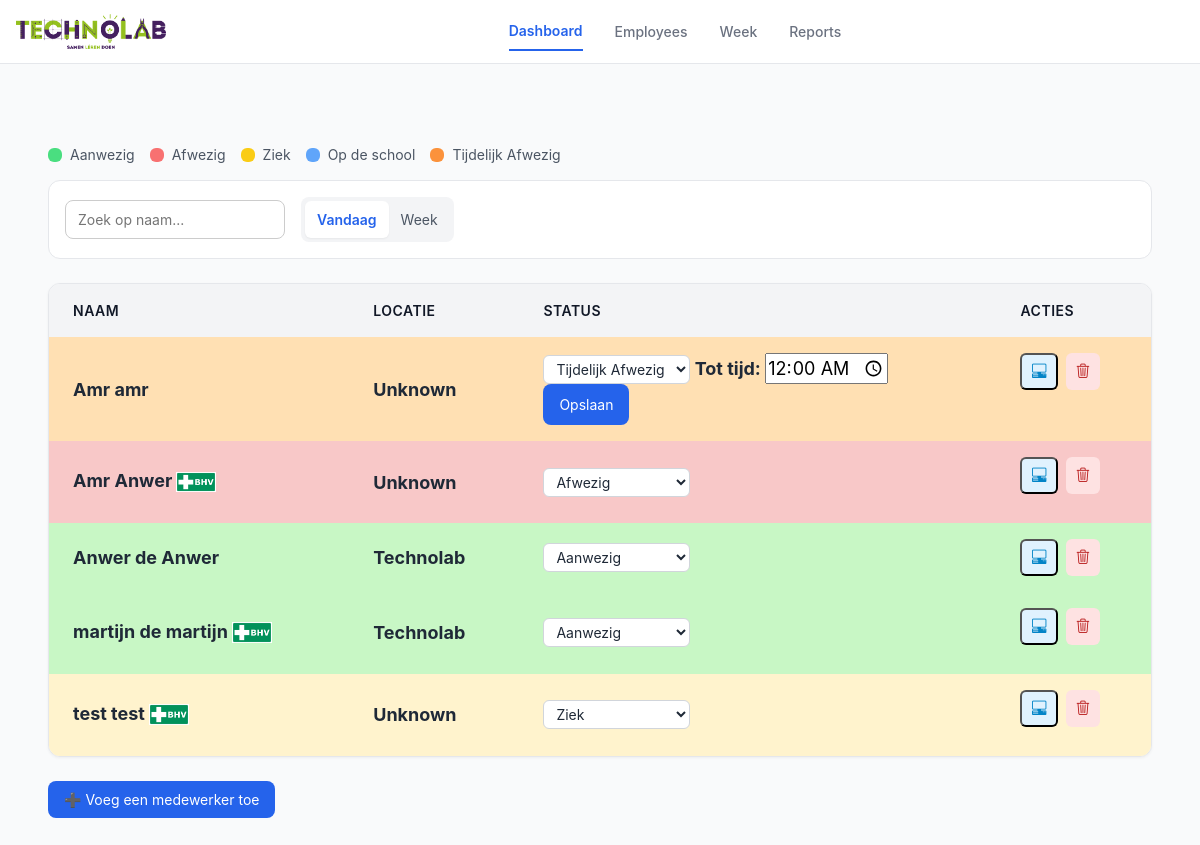
The app's page /dagplanning.php with its own data.
### tables this page shows
CREATE TABLE `werknemers` (
  `id` int(11) NOT NULL,
  `voornaam` varchar(50) NOT NULL,
  `tussenvoegsel` varchar(20) DEFAULT NULL,
  `achternaam` varchar(50) NOT NULL,
  `email` varchar(100) NOT NULL,
  `werkdag_ma` tinyint(1) DEFAULT 0,
  `werkdag_di` tinyint(1) DEFAULT 0,
  `werkdag_wo` tinyint(1) DEFAULT 0,
  `werkdag_do` tinyint(1) DEFAULT 0,
  `werkdag_vr` tinyint(1) DEFAULT 0,
  `sector` varchar(50) NOT NULL,
  `BHV` tinyint(1) DEFAULT 0,
  `status` enum('Ziek','Aanwezig','Op de school','Afwezig','Eefetjes Afwezig') DEFAULT 'Aanwezig',
  `status_ma` enum('Aanwezig','Afwezig','Ziek','Op de school','Eefetjes Afwezig') DEFAULT 'Afwezig',
  `status_di` enum('Aanwezig','Afwezig','Ziek','Op de school','Eefetjes Afwezig') DEFAULT 'Afwezig',
  `status_wo` enum('Aanwezig','Afwezig','Ziek','Op de school','Eefetjes Afwezig') DEFAULT 'Afwezig',
  `status_do` enum('Aanwezig','Afwezig','Ziek','Op de school','Eefetjes Afwezig') DEFAULT 'Afwezig',
  `status_vr` enum('Aanwezig','Afwezig','Ziek','Op de school','Eefetjes Afwezig') DEFAULT 'Afwezig',
  `tijdelijk_tot` datetime DEFAULT NULL
);

### dagplanning.php (the view, shortened to what this page needs)
<?php
try {
    $db = new PDO("mysql:host=localhost;dbname=technolab-dashboard", "root", "");
    $db->setAttribute(PDO::ATTR_ERRMODE, PDO::ERRMODE_EXCEPTION);
} catch (PDOException $e) {
    die("Fout!: " . $e->getMessage());
}
$today = date('N');
if ($today >= 1 && $today <= 5) {
    $db->exec("UPDATE werknemers SET status = 'Afwezig'
               WHERE status NOT IN ('Ziek','Eefetjes Afwezig','Op de school')");
}
$stmt = $db->query("SELECT id, voornaam, tussenvoegsel, achternaam, status, BHV, tijdelijk_tot
                    FROM werknemers
                    ORDER BY achternaam ASC, voornaam ASC");
$werknemers = $stmt->fetchAll(PDO::FETCH_ASSOC);
?>
<!DOCTYPE html>
<html lang="nl">
<head>
<link href="https://cdn.jsdelivr.net/npm/bootstrap@5.3.8/dist/css/bootstrap.min.css" rel="stylesheet">
<link rel="stylesheet" href="https://cdn.jsdelivr.net/npm/bootstrap-icons@1.13.1/font/bootstrap-icons.min.css">
<link href="css/dagplanning.css" rel="stylesheet"/>
    <link href="css/nav.css" rel="stylesheet"/>
</head>
<body>
<header class="header">
    <section class="logo-container">
        <a href="#" class="logo-link">
            <img src="image/technolab.png" alt="Technolab Logo" class="logo-icone">
        </a>
    </section>
    <nav class="nav" aria-label="Main Navigation">
        <a href="dagplanning.php" class="active">Dashboard</a>
        <a href="employees.php">Employees</a>
        <a href="week.php">Week</a>
        <a href="#">Reports</a>
    </nav>
</header>
    <main class="main">
        <div class="legend" style="display: flex; gap: 15px; margin: 15px 0;">
          <div><span class="dot status-aanwezig"></span> Aanwezig</div>
          <div><span class="dot status-afwezig"></span> Afwezig</div>
          <div><span class="dot status-ziek"></span> Ziek</div>
          <div><span class="dot status-opdeschool"></span> Op de school</div>
          <div><span class="dot status-eefetjes"></span> Tijdelijk Afwezig</div>
        </div>
        <div class="toolbar">
            <div class="toolbar-left">
                <div class="search-input">
                    <input type="text" id="search" placeholder="Zoek op naam...">
                </div>
                <div class="toggle-group">
                    <button class="toggle active">Vandaag</button>
                    <a href="week.php"><button class="toggle">Week</button></a>
                </div>
            </div>
        </div>
        <div class="table-container">
            <table>
                <thead>
                    <tr>
                        <th>Naam</th>
                        <th>Locatie</th>
                        <th>Status</th>
                        <th>Acties</th>
                    </tr>
                </thead>
                <tbody>
                <?php foreach($werknemers as $w):
                    $statusClass = match($w['status']){
                        'Aanwezig' => 'status-aanwezig',
                        'Afwezig' => 'status-afwezig',
                        'Ziek' => 'status-ziek',
                        'Op de school' => 'status-opdeschool',
                        'Eefetjes Afwezig' => 'status-eefetjes',
                        default => ''
                    };
                ?>
                    <tr class="<?= $statusClass ?>">
                        <td><?= ($w['voornaam'].' '.($w['tussenvoegsel']?$w['tussenvoegsel'].' ':'').$w['achternaam']) ?>   <span class="bhv <?= $w['BHV'] ? 'bhv-BHV' : 'bhv-BHV' ?>">
                        <?= $w['BHV'] ? '  <img src="image/BHV.png" alt="Technolab Logo" class="logo-icon">' : '' ?>
                            </span></td>
                        <td><?= $w['status']=='Aanwezig'?'Technolab':'Unknown' ?></td>
                        <td class="tijdelijk-afwezig">
                            <form method="post" action="">
                                <select class="filter-elements filter-lists" name="status" onchange="this.form.submit()">
                                    <option value="Aanwezig" <?= $w['status']=='Aanwezig'?'selected':'' ?>>Aanwezig</option>
                                    <option value="Afwezig" <?= $w['status']=='Afwezig'?'selected':'' ?>>Afwezig</option>
                                    <option value="Ziek" <?= $w['status']=='Ziek'?'selected':'' ?>>Ziek</option>
                                    <option value="Eefetjes Afwezig" <?= $w['status']=='Eefetjes Afwezig'?'selected':'' ?>>Tijdelijk Afwezig</option>
                                </select>
                                <?php if($w['status']=='Eefetjes Afwezig'): ?>
                                    <label>Tot tijd:</label>
                                    <input type="time" name="tijdelijk_tot"
                                           value="<?= $w['tijdelijk_tot'] ? date('H:i', strtotime($w['tijdelijk_tot'])) : '' ?>">
                                    <button type="submit" class="btn btn-sm btn-primary">Opslaan</button>
                                <?php endif; ?>
                            </form>
                        </td>
                        <td class="action-icons">
                            <button class="btn-action btn-details" data-id="<?= $w['id'] ?>"><i class="bi bi-pc-display-horizontal"></i></button>
                            <a href="?delete=<?= $w['id'] ?>" class="btn-action btn-delete" onclick="return confirm('Weet je zeker?');"><i class="bi bi-trash3"></i></a>
                        </td>
                    </tr>
                <?php endforeach; ?>
                </tbody>
            </table>
        </div>
        <br>
        <a href="add.php"><button>➕ Voeg een medewerker toe</button></a>
    </main>
</body>
</html>

### css/dagplanning.css (style rules this page uses)
body { font-family: "Inter", sans-serif; background: #f9fafb; color: #1f2937; margin: 0; }
.header { position: sticky; top: 0; z-index: 10; display: flex; align-items: center; justify-content: space-between; height: 4rem; background: #fff; border-bottom: 1px solid #e5e7eb; padding: 0 2rem; }
.logo-container { display: flex; align-items: center; gap: 1rem; }
.logo-icon { width: 2rem; height: 2rem; color: #2563eb; }
.nav { display: flex; gap: 2rem; font-size: 0.875rem; font-weight: 500; }
.nav a { color: #6b7280; text-decoration: none; }
.nav .active { font-weight: 600; color: #2563eb; }
.main { flex: 1; background: #f9fafb; padding: 3rem; }
.legend { display: flex; align-items: center; gap: 1.5rem; margin-top: 1rem; }
.legend div { display: flex; align-items: center; gap: 0.5rem; font-size: 0.875rem; color: #4b5563; }
.dot { display: inline-block; width: 14px; height: 14px; border-radius: 50%; }
.dot.status-aanwezig { background: #4ade80; }
.dot.status-afwezig { background: #f87171; }
.dot.status-ziek { background: #facc15; }
.dot.status-opdeschool { background: #60a5fa; }
.dot.status-eefetjes { background: #fb923c; }
.btn-primary { background: #2563eb; color: #fff; font-size: 0.875rem; padding: 0.625rem 1rem; border: none; border-radius: 0.5rem; display: flex; align-items: center; gap: 0.5rem; cursor: pointer; }
.toolbar { display: flex; justify-content: space-between; background: #fff; border: 1px solid #e5e7eb; border-radius: 0.75rem; padding: 1rem; margin-bottom: 1.5rem; flex-wrap: wrap; gap: 1rem; }
.toolbar-left, .toolbar-right { display: flex; align-items: center; gap: 1rem; }
.toggle-group { display: flex; background: #f3f4f6; border-radius: 0.5rem; padding: 0.25rem; }
.toggle { background: transparent; border: none; border-radius: 0.375rem; padding: 0.5rem 0.75rem; font-size: 0.875rem; cursor: pointer; color: #4b5563; }
.toggle.active { background: #fff; color: #2563eb; font-weight: 600; box-shadow: 0 1px 2px rgba(0,0,0,0.05); }
.table-container { background: #fff; border: 1px solid #e5e7eb; border-radius: 0.75rem; overflow-x: auto; box-shadow: 0 1px 3px rgba(0,0,0,0.05); }
table { width: 100%; border-collapse: collapse; min-width: 600px; }
thead { background: #f3f4f6; }
th, td { padding: 1rem 1.5rem; text-align: left; font-size: 0.875rem; }
th { font-weight: 600; color: #111827; text-transform: uppercase; letter-spacing: 0.5px; }
td { font-size: 18px; color: #1f2937; vertical-align: middle; }
tr { transition: background 0.2s; }
.status-aanwezig { background-color: #f0fdf4; }
.status-afwezig { background-color: #fef2f2; }
.status-ziek { background-color: #fef9c3; }
.status-opdeschool { background-color: #f0f9ff; }
.status-eefetjes { background-color: #fff7ed; }
a { color: #2563eb; text-decoration: none; transition: color 0.2s; }
a > button { background: #2563eb; color: #fff; border: none; border-radius: 0.5rem; padding: 0.5rem 1rem; font-size: 0.875rem; cursor: pointer; transition: background 0.2s, transform 0.1s; }
select.filter-elements { padding: 0.25rem 0.5rem; border: 1px solid #d1d5db; border-radius: 0.375rem; font-size: 0.875rem; background: #fff; color: #1f2937; cursor: pointer; transition: border-color 0.2s; }
.action-icons { display: flex; gap: 0.5rem; }
.btn-action { display: inline-flex; align-items: center; justify-content: center; padding: 0.35rem 0.6rem; border-radius: 0.375rem; font-size: 0.9rem; color: #374151; transition: background 0.2s, color 0.2s; text-decoration: none; }
.btn-details { background-color: #e0f2fe; color: #0284c7; }
.btn-delete { background-color: #fee2e2; color: #b91c1c; }
.status-aanwezig { background: #c8f7c5; color: #256029; padding: 4px 5px; border-radius: 6px; font-weight: bold; }
.status-afwezig { background: #f8c8c8; color: #7d2020; padding: 4px 5px; border-radius: 6px; font-weight: bold; }
.status-ziek { background: #fff3cd; color: #856404; padding: 4px 5px; border-radius: 6px; font-weight: bold; }
.status-opdeschool { background: #d6eaff; color: #004085; padding: 4px 5px; border-radius: 6px; font-weight: bold; }
.status-eefetjes { background: #ffe0b3; color: #804000; padding: 4px 5px; border-radius: 6px; font-weight: bold; }
.search-input { position: relative; }
.search-input input { padding: 8px 12px; border-radius: 8px; border: 1px solid #ccc; font-size: 14px; width: 220px; transition: border-color 0.2s; }

### records on screen
werknemers: voornaam "Amr", achternaam "amr", shows "Unknown", status "Tijdelijk Afwezig", tijdelijk_tot "00:00"
werknemers: voornaam "Amr", achternaam "Anwer", BHV 1 (drawn), shows "Unknown", status "Afwezig"
werknemers: voornaam "Anwer", tussenvoegsel "de", achternaam "Anwer", shows "Technolab", status "Aanwezig"
werknemers: voornaam "martijn", tussenvoegsel "de", achternaam "martijn", BHV 1 (drawn), shows "Technolab", status "Aanwezig"
werknemers: voornaam "test", achternaam "test", BHV 1 (drawn), shows "Unknown", status "Ziek"
